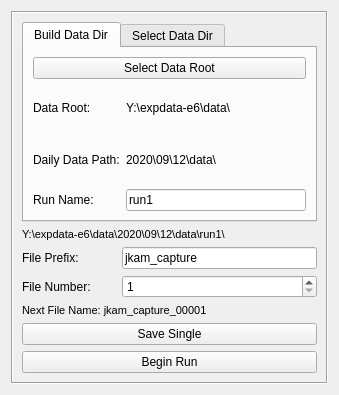
<?xml version="1.0" encoding="UTF-8"?>
<ui version="4.0">
 <class>SaveBoxWidget</class>
 <widget class="QWidget" name="SaveBoxWidget">
  <property name="geometry">
   <rect>
    <x>0</x>
    <y>0</y>
    <width>339</width>
    <height>395</height>
   </rect>
  </property>
  <property name="windowTitle">
   <string>Form</string>
  </property>
  <layout class="QGridLayout" name="gridLayout">
   <item row="0" column="0" rowspan="2" colspan="2">
    <widget class="QFrame" name="frame">
     <property name="frameShape">
      <enum>QFrame::Box</enum>
     </property>
     <property name="frameShadow">
      <enum>QFrame::Sunken</enum>
     </property>
     <layout class="QGridLayout" name="gridLayout_2">
      <item row="11" column="0" colspan="3">
       <widget class="QLabel" name="file_path_label">
        <property name="font">
         <font>
          <pointsize>8</pointsize>
         </font>
        </property>
        <property name="text">
         <string>Next File Name: jkam_capture_00001</string>
        </property>
       </widget>
      </item>
      <item row="12" column="0" colspan="3">
       <widget class="QPushButton" name="save_single_pushButton">
        <property name="text">
         <string>Save Single</string>
        </property>
       </widget>
      </item>
      <item row="3" column="1" colspan="2">
       <widget class="QLineEdit" name="file_prefix_lineEdit">
        <property name="text">
         <string>jkam_capture</string>
        </property>
       </widget>
      </item>
      <item row="18" column="0" colspan="3">
       <widget class="QPushButton" name="run_pushButton">
        <property name="text">
         <string>Begin Run</string>
        </property>
        <property name="checkable">
         <bool>true</bool>
        </property>
       </widget>
      </item>
      <item row="10" column="0">
       <widget class="QLabel" name="file_number_label">
        <property name="text">
         <string>File Number:</string>
        </property>
       </widget>
      </item>
      <item row="10" column="1" colspan="2">
       <widget class="QSpinBox" name="file_number_spinBox">
        <property name="minimum">
         <number>1</number>
        </property>
        <property name="maximum">
         <number>100000</number>
        </property>
        <property name="value">
         <number>1</number>
        </property>
       </widget>
      </item>
      <item row="3" column="0">
       <widget class="QLabel" name="file_prefix_label">
        <property name="text">
         <string>File Prefix:</string>
        </property>
       </widget>
      </item>
      <item row="1" column="0" colspan="3">
       <widget class="QTabWidget" name="tabWidget">
        <property name="currentIndex">
         <number>0</number>
        </property>
        <widget class="QWidget" name="build_dir_tab">
         <attribute name="title">
          <string>Build Data Dir</string>
         </attribute>
         <layout class="QGridLayout" name="gridLayout_4">
          <item row="2" column="0">
           <widget class="QLabel" name="daily_path_label">
            <property name="text">
             <string>Daily Data Path:</string>
            </property>
           </widget>
          </item>
          <item row="3" column="1">
           <widget class="QLineEdit" name="run_name_lineEdit">
            <property name="text">
             <string>run1</string>
            </property>
           </widget>
          </item>
          <item row="1" column="1">
           <widget class="QLabel" name="data_root_value_label">
            <property name="text">
             <string>Y:\expdata-e6\data\</string>
            </property>
           </widget>
          </item>
          <item row="3" column="0">
           <widget class="QLabel" name="run_name_label">
            <property name="text">
             <string>Run Name:</string>
            </property>
           </widget>
          </item>
          <item row="1" column="0">
           <widget class="QLabel" name="data_root_label">
            <property name="text">
             <string>Data Root:</string>
            </property>
           </widget>
          </item>
          <item row="2" column="1">
           <widget class="QLabel" name="daily_path_value_label">
            <property name="text">
             <string>2020\09\12\data\</string>
            </property>
           </widget>
          </item>
          <item row="0" column="0" colspan="2">
           <widget class="QPushButton" name="data_root_pushButton">
            <property name="text">
             <string>Select Data Root</string>
            </property>
           </widget>
          </item>
         </layout>
        </widget>
        <widget class="QWidget" name="select_dir_tab">
         <attribute name="title">
          <string>Select Data Dir</string>
         </attribute>
         <layout class="QGridLayout" name="gridLayout_5">
          <item row="0" column="0">
           <widget class="QPushButton" name="select_data_pushButton">
            <property name="text">
             <string>Select Data Directory</string>
            </property>
           </widget>
          </item>
         </layout>
        </widget>
       </widget>
      </item>
      <item row="2" column="0" colspan="3">
       <widget class="QLabel" name="data_dir_label">
        <property name="font">
         <font>
          <pointsize>8</pointsize>
         </font>
        </property>
        <property name="text">
         <string>Y:\expdata-e6\data\2020\09\12\data\run1\</string>
        </property>
       </widget>
      </item>
     </layout>
    </widget>
   </item>
  </layout>
 </widget>
 <resources/>
 <connections/>
 <designerdata>
  <property name="gridDeltaX">
   <number>10</number>
  </property>
  <property name="gridDeltaY">
   <number>10</number>
  </property>
  <property name="gridSnapX">
   <bool>true</bool>
  </property>
  <property name="gridSnapY">
   <bool>true</bool>
  </property>
  <property name="gridVisible">
   <bool>true</bool>
  </property>
 </designerdata>
</ui>
